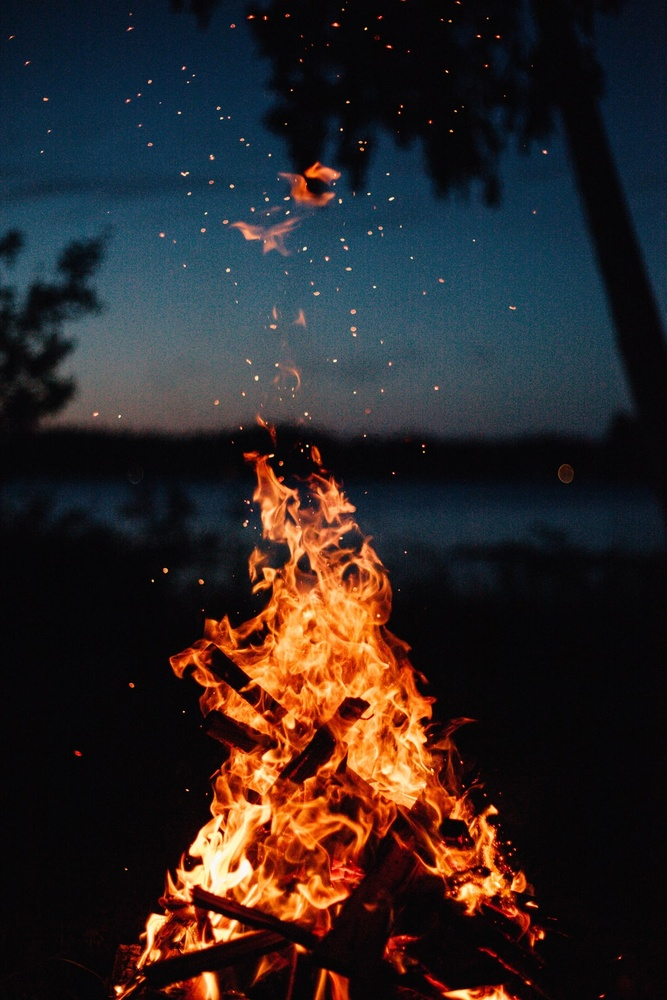
#> input picture multiple-bright-spots/images/dave.jpeg, 667 x 1000 px, shrunk from 1080 x 1620 before the run
$ python detect_bright_spots.py --image images/dave.jpeg
#> lines starting #> are read from the running program, lines starting #| are printed output that depends on the picture; after the words box and inside, x2 and y2 are one past the last pixel; in counts of white or black regions, pixels touching at a corner belong together

from imutils import contours
from skimage import measure
import numpy as np
import argparse
import imutils
import cv2

ap = argparse.ArgumentParser()
ap.add_argument("-i", "--image", required=True,
	help="path to the image file")
args = vars(ap.parse_args())

image = cv2.imread(args["image"])
#> image is the input picture: shape (1000, 667, 3); mean B, G, R 36.8, 37.4, 45.2
gray = cv2.cvtColor(image, cv2.COLOR_BGR2GRAY)
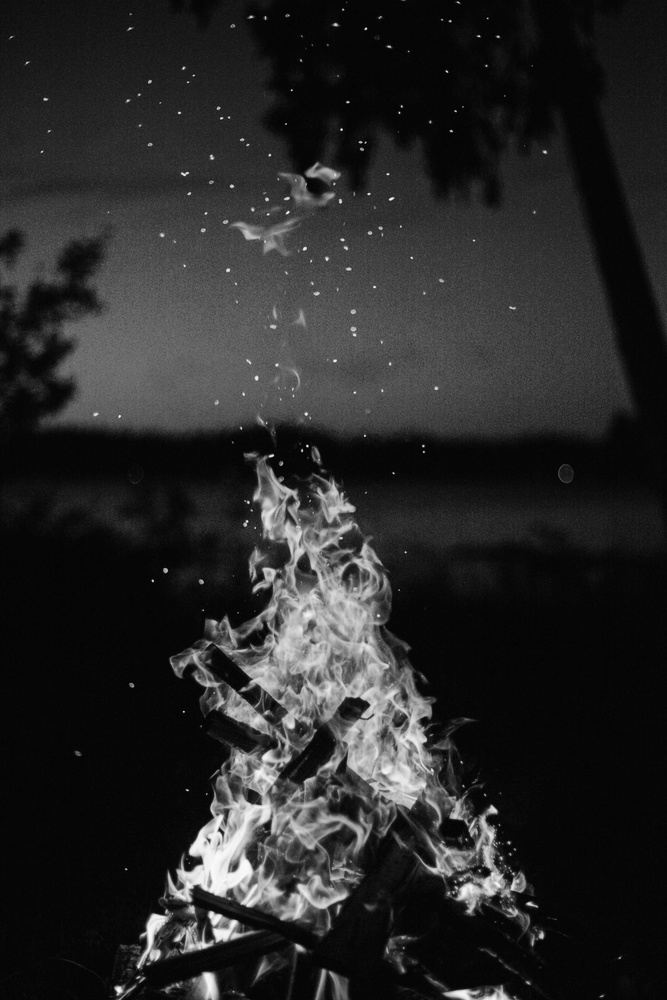
#> gray: shape (1000, 667); min 0, max 252, mean 39.7
blurred = cv2.GaussianBlur(gray, (11, 11), 0)

thresh = cv2.threshold(blurred, 150, 255, cv2.THRESH_BINARY)[1]
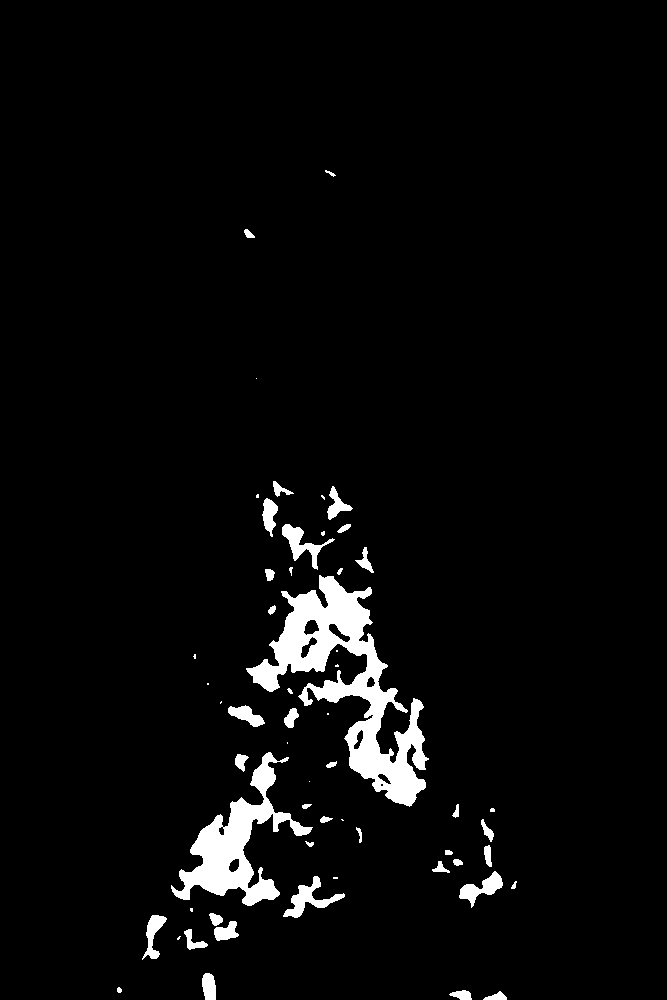
#> thresh: shape (1000, 667); 3.9% white; 57 white regions (17 under 20 px), largest, box (x1, y1, x2, y2) and area: (246, 575, 429, 807) 12958, (171, 752, 313, 906) 6408, (283, 876, 345, 918) 812

thresh = cv2.erode(thresh, None, iterations=2)
#> thresh: shape (1000, 667); 2.2% white; 46 white regions (17 under 20 px), largest, box (x1, y1, x2, y2) and area: (250, 578, 424, 804) 8322, (177, 801, 272, 898) 3393, (245, 881, 277, 904) 368
thresh = cv2.dilate(thresh, None, iterations=4)
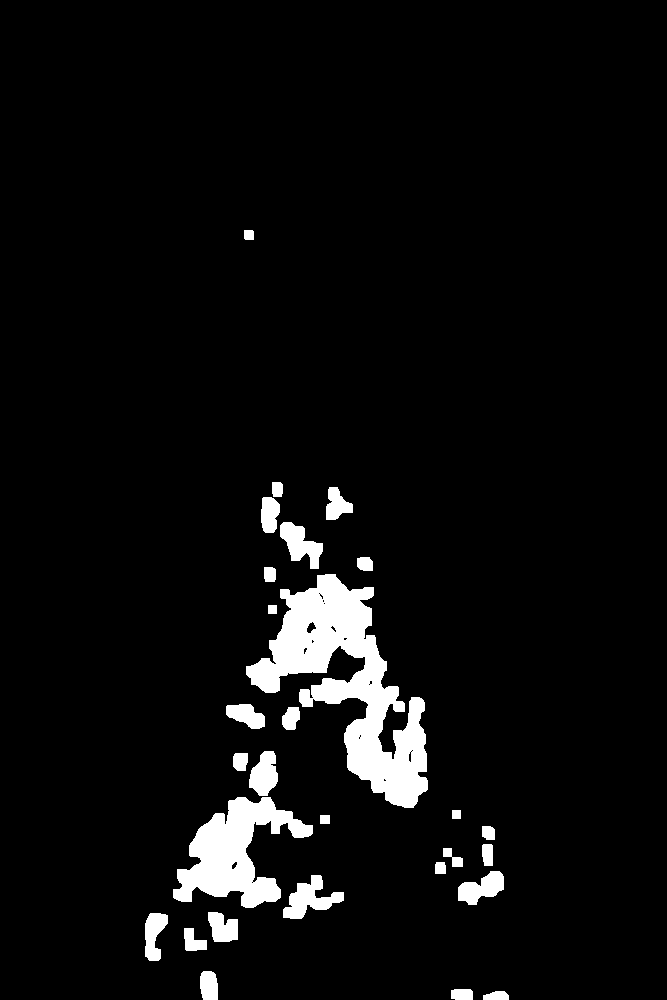
#> thresh: shape (1000, 667); 5.2% white; 28 white regions, largest, box (x1, y1, x2, y2) and area: (246, 574, 428, 808) 16550, (173, 797, 313, 908) 7302, (283, 875, 344, 919) 1265

labels = measure.label(thresh, neighbors=8, background=0)
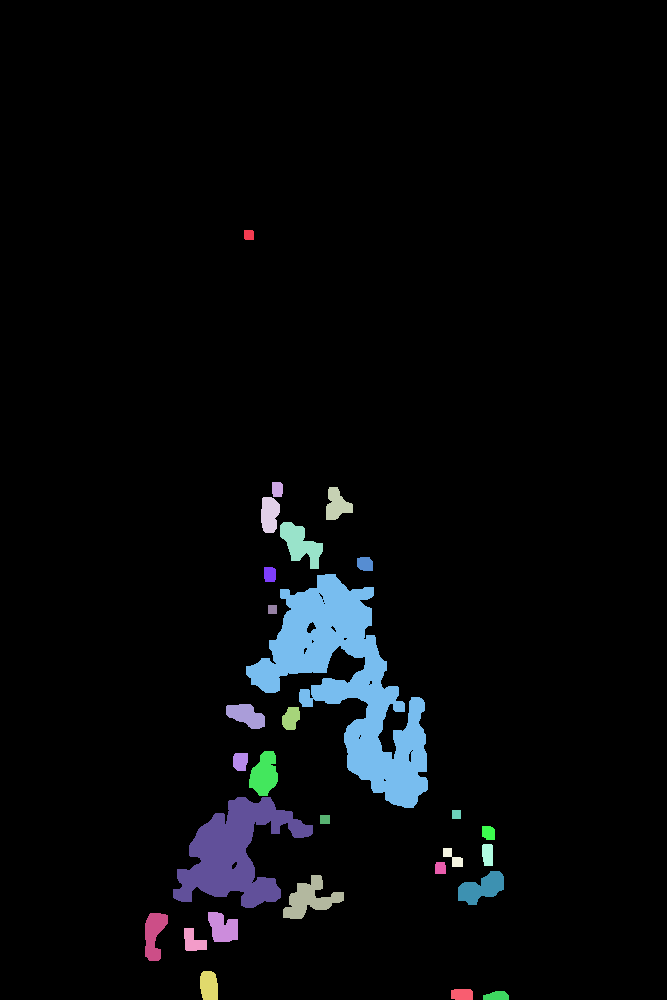
#> labels: shape (1000, 667) int64; 29 distinct labels, from 0 to 28; one colour per label, 0 black
mask = np.zeros(thresh.shape, dtype="uint8")

for label in np.unique(labels):
	if label == 0:
		continue

	labelMask = np.zeros(thresh.shape, dtype="uint8")
	labelMask[labels == label] = 255
	numPixels = cv2.countNonZero(labelMask)

	if numPixels > 200:
		mask = cv2.add(mask, labelMask)
#> this loop made 29 passes
#> numPixels on passes 2 to 13: 98, 156, 563, 557, 1062, 200, 171, 16550, 81, 646, 323, 914
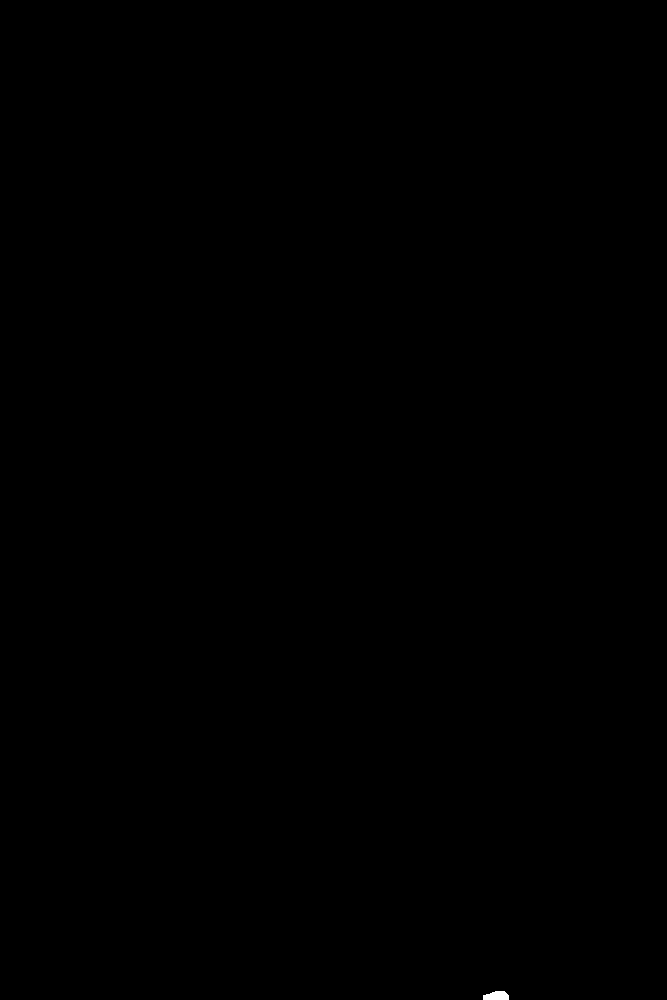
#> labelMask: shape (1000, 667); 0.03% white; 1 white region, box (x1, y1, x2, y2) and area: (483, 991, 509, 1000) 193
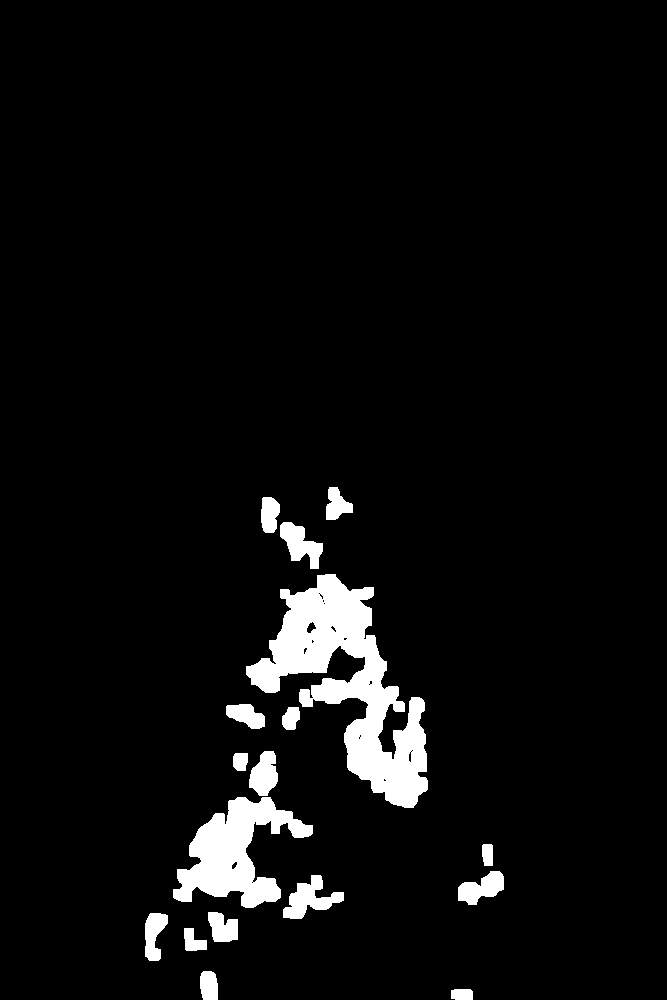
#> mask: shape (1000, 667); 5% white; 17 white regions

cnts = cv2.findContours(mask.copy(), cv2.RETR_EXTERNAL,
	cv2.CHAIN_APPROX_SIMPLE)
#> cnts = 17 contours; largest, box (x1, y1, x2, y2) and area: (246, 574, 428, 808) 16071, (173, 797, 313, 908) 7028, (283, 875, 344, 919) 1157, (280, 522, 323, 569) 982, (458, 871, 504, 905) 866
cnts = imutils.grab_contours(cnts)
cnts = contours.sort_contours(cnts)[0]

for (i, c) in enumerate(cnts):
	(x, y, w, h) = cv2.boundingRect(c)
	((cX, cY), radius) = cv2.minEnclosingCircle(c)
	cv2.circle(image, (int(cX), int(cY)), int(radius),
		(0, 0, 255), 3)
	cv2.putText(image, "#{}".format(i + 1), (x, y - 15),
		cv2.FONT_HERSHEY_SIMPLEX, 0.45, (0, 0, 255), 2)
#> this loop made 17 passes
#> (x, y, w, h, cX, cY, radius) on passes 1 to 12: (145, 913, 23, 48, 156, 936.6, 24.38), (173, 797, 140, 111, 242.5, 861, 78.27), (184, 928, 23, 23, 195, 938.5, 15.21), (200, 971, 18, 29, 210, 985, 15.65), (208, 912, 30, 30, 222.5, 925.5, 19.81), (226, 704, 39, 25, 245, 716, 21.47), (233, 753, 15, 18, 241, 760.9, 9.93), (246, 574, 182, 234, 346.5, 698, 127.7), (249, 751, 29, 45, 266, 773, 23.09), (261, 497, 19, 36, 268, 514.5, 18.2), (280, 522, 43, 47, 300.5, 545, 28.9), (282, 707, 18, 23, 292, 718, 12.53)
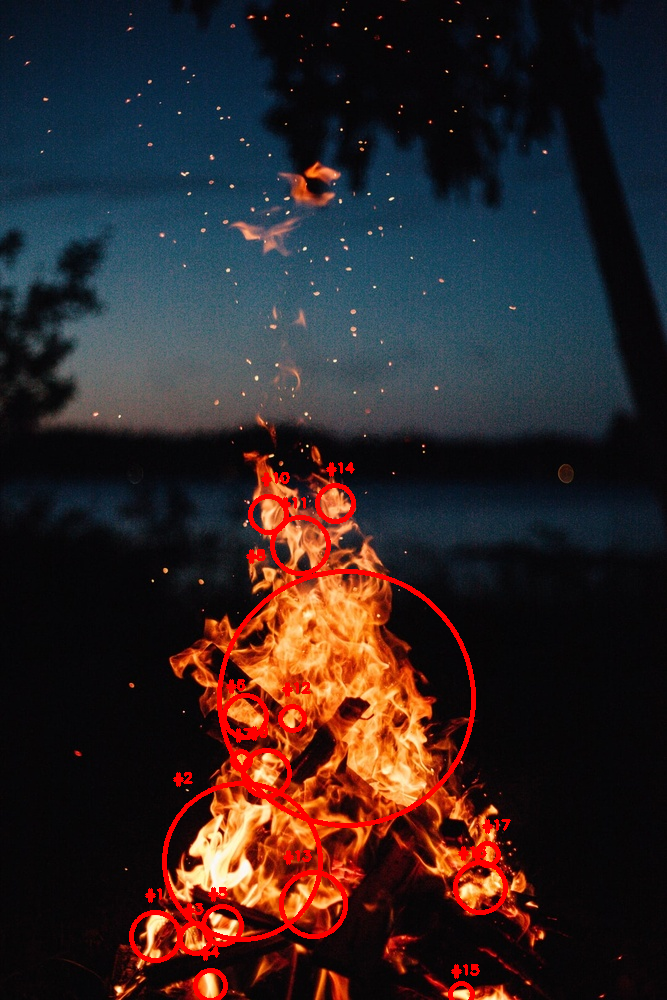
#> image: shape (1000, 667, 3); 2.55% of pixels changed, all inside (x1, y1, x2, y2) = (129, 462, 511, 1000)

cv2.imshow("Image", image)
cv2.waitKey(0)
